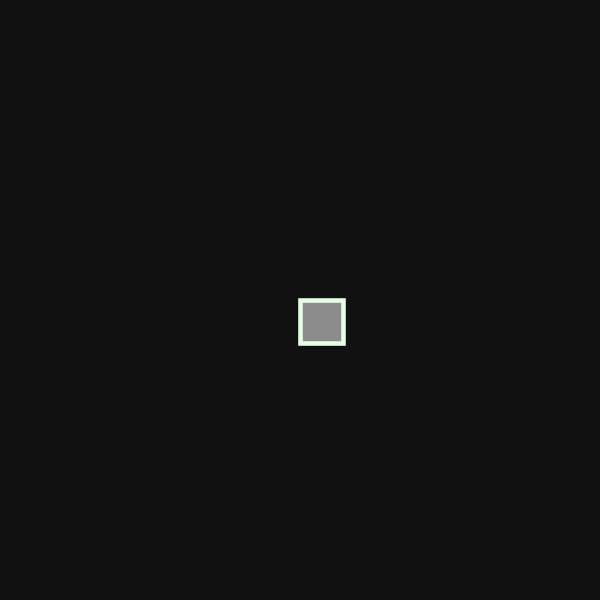
Frame 1 (no input)
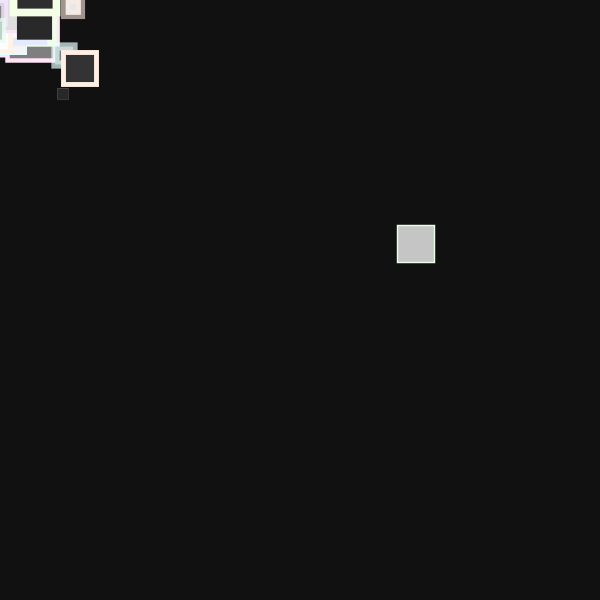
Frame 60 (the mouse pressed at the canvas centre just before this capture)
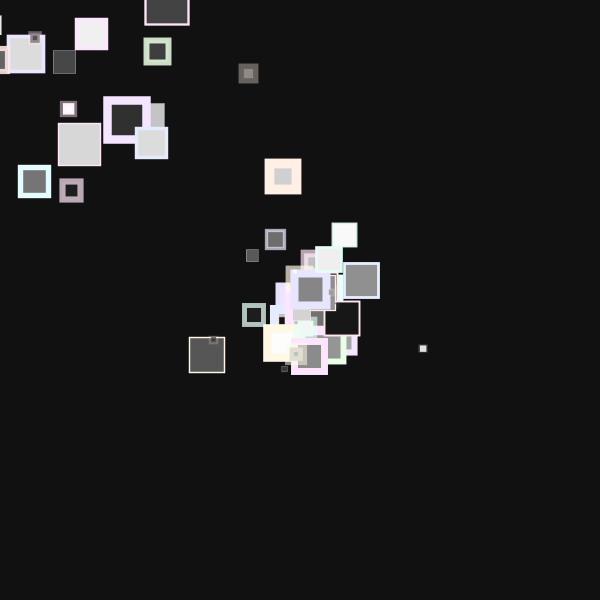
Frame 120 (the mouse held since frame 60 and released just before this capture)

The Processing sketch that drew these frames (run headless with seeded random() and noise(); from frame 60 on, the mouse is pressed at the canvas centre):

// Processing sketch: processing_116876
// ── processing_116876.pde

/*
Constantly Spawning Particle System
Written by Ka Kit Cheong, Modified by Michael Kontopoulos
Project C | Template 1
*/

ParticleSystem ps;

void setup() {
  size(600, 600);
  smooth();
  noStroke();
  colorMode(HSB, 360, 100, 100);
  //Start the system off with just one particle.
  ps = new ParticleSystem(1, new PVector(width/2, height/2));
  noCursor();
}

void draw() {
  background(25);
  //Run the ParticleSystem object. 
  ps.run();
  //Add one new Particle to it each frame.
  ps.addParticle(mouseX, mouseY);
}
class Particle{
  //http://processing.org/learning/pvector/
  //PVector is just a way of storing X and Y values in one object.
  PVector loc;
  PVector vel;
  PVector acc;
  float life;
  float h; //hue
  
  Particle(PVector _loc){
    loc = _loc.get();
    vel = new PVector(random(-1, 1), random(-1, 1), 0);
    acc = new PVector(random(-0.05,0.05), random(-0.05, 0.05), 0);
    life = random(10,500.0);
    h = random(360);
  }

  void run(){
    display();
    update();
  }
  
  void display(){
    //Fill with the selected hue. Sat/Bright = 90. Alpha is linked to the life.
    stroke(h, 10, 100, life);
    strokeWeight(random(0,10));
    float a = life * 0.1; //Size also linked to life.
    fill(random(360));
    rect(loc.x, loc.y, a,a);
  }
  
  void update(){
    //"add" for PVectors is identical to 
    //velocityX += accelerationX, velocityY += accelerationY
    vel.add(acc); //Add acceleration to velocity
    loc.add(vel); //Add velocity to position
    life -= 1;  //Decrease the lifespan by 2
  }
  
  boolean dead(){
    if(life <= 0.0){ //Am I dead???
      return true;
    } else{
      return false;
    }
  }
}
/*  ParticleSystem class.
    Manages a list of Particle objects.
    We use an ArrayList because it's easier to remove things from and the size
    can change dynamically: http://www.processing.org/reference/ArrayList.html
 */

class ParticleSystem {

  ArrayList particles; //The list of Particles
  PVector origin;  

  ParticleSystem(int num, PVector _origin) {
    particles = new ArrayList();
    origin = _origin.get();
    //Add "num" particles to this system. 
    for ( int i=0; i<num; i++) {
      particles.add(new Particle(origin));
    }
  }

  void run() {
    //Cycle through the list of particles
    for (int i = particles.size()-1; i>=0; i--) {
      //Grab a reference to the current particle we're looking at
      Particle p = (Particle) particles.get(i);
      //Call this particle's "run" method
      p.run();
      //Check to see if it's dead. If so, remove it from this list.
      if (p.dead()) {
        particles.remove(i);
      }
    }
  }
  //Add a single Particle
  void addParticle(float _x, float _y) {
    particles.add(new Particle(new PVector(_x, _y)));
  }
  
  //Is the particle system dead for whatever reason?
  boolean dead(){
     if(particles.isEmpty())
      return true;
     else
      return false; 
  }
}
